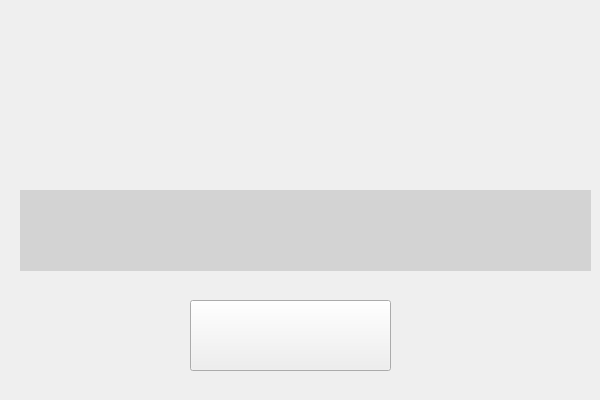
<?xml version="1.0" encoding="UTF-8"?>
<ui version="4.0">
 <class>AiAssistant</class>
 <widget class="QWidget" name="AiAssistant">
  <property name="geometry">
   <rect>
    <x>0</x>
    <y>0</y>
    <width>600</width>
    <height>400</height>
   </rect>
  </property>
  <property name="windowTitle">
   <string>Form</string>
  </property>
  <widget class="QLabel" name="responseLab">
   <property name="geometry">
    <rect>
     <x>20</x>
     <y>190</y>
     <width>571</width>
     <height>81</height>
    </rect>
   </property>
   <property name="styleSheet">
    <string notr="true">background-color: rgb(211, 211, 211);</string>
   </property>
   <property name="text">
    <string/>
   </property>
  </widget>
  <widget class="QWidget" name="widget" native="true">
   <property name="geometry">
    <rect>
     <x>210</x>
     <y>30</y>
     <width>151</width>
     <height>131</height>
    </rect>
   </property>
   <property name="styleSheet">
    <string notr="true">image: url(:/AI.png);</string>
   </property>
  </widget>
  <widget class="QPushButton" name="recorderBtn">
   <property name="geometry">
    <rect>
     <x>190</x>
     <y>300</y>
     <width>201</width>
     <height>71</height>
    </rect>
   </property>
   <property name="minimumSize">
    <size>
     <width>60</width>
     <height>60</height>
    </size>
   </property>
   <property name="styleSheet">
    <string notr="true"/>
   </property>
   <property name="text">
    <string/>
   </property>
  </widget>
  <widget class="QLabel" name="label">
   <property name="geometry">
    <rect>
     <x>260</x>
     <y>310</y>
     <width>51</width>
     <height>51</height>
    </rect>
   </property>
   <property name="sizePolicy">
    <sizepolicy hsizetype="Preferred" vsizetype="Preferred">
     <horstretch>51</horstretch>
     <verstretch>51</verstretch>
    </sizepolicy>
   </property>
   <property name="minimumSize">
    <size>
     <width>51</width>
     <height>51</height>
    </size>
   </property>
   <property name="styleSheet">
    <string notr="true">image: url(:/icon/icon/麦克风.png);</string>
   </property>
   <property name="text">
    <string/>
   </property>
  </widget>
 </widget>
 <resources/>
 <connections/>
</ui>
